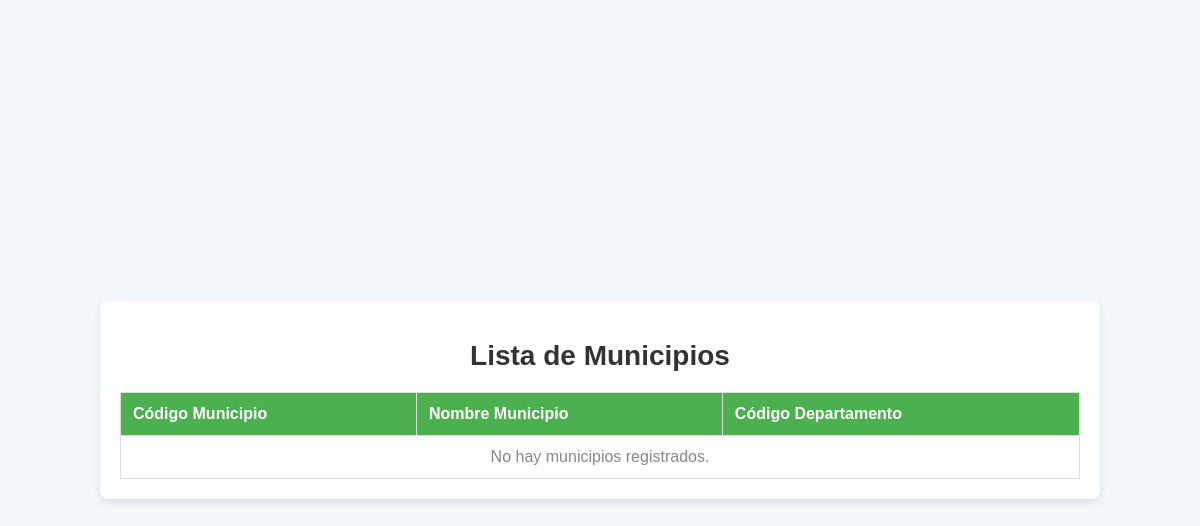
Page /municipios_list/ on the earlier database version.
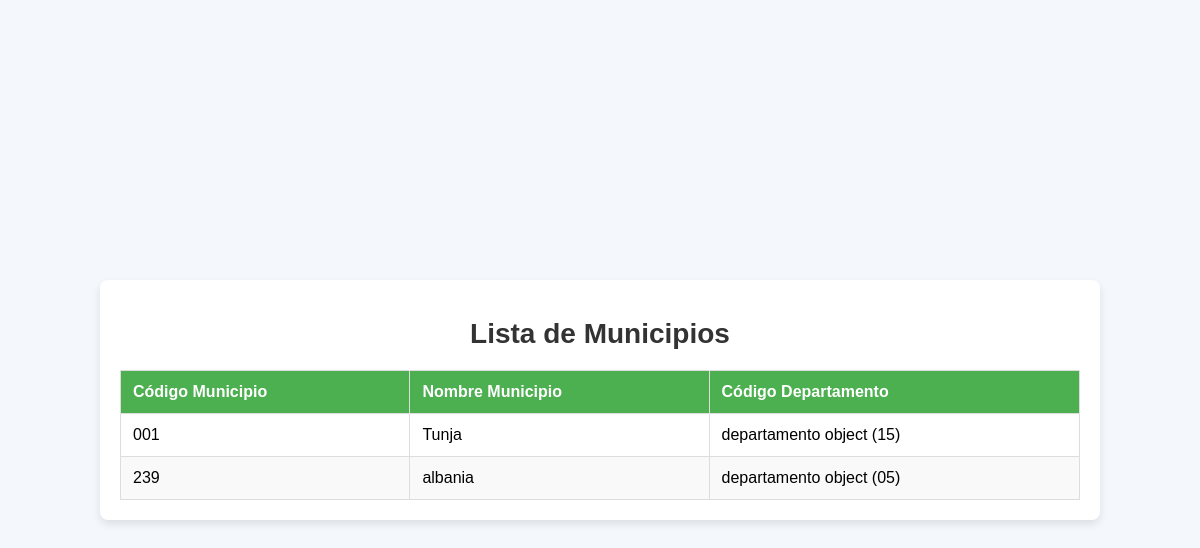
Same page on the later database version.
### aplicattion/models.py (models this page shows)
class municipio (models.Model):
        cod_mpio=models.CharField(max_length=3,primary_key=True)
        nombre_mun=models.CharField(max_length=200, null=False)
        cod_dpto=models.ForeignKey(departamento, on_delete=models.CASCADE)

class departamento (models.Model):
    cod_dpto=models.CharField(max_length=2,primary_key=True)
    nombre_dpto=models.CharField(max_length=200, null=False)

### aplicattion/views.py (the view)
# urls.py: path('municipios_list/', municipios_list),
def municipios_list(request):
    municipios = municipio.objects.all()
    return render(request, 'municipios_list.html', {'municipios': municipios})

### aplicattion/templates/municipios_list.html (shortened to what this page needs)
<!DOCTYPE html>
<html lang="es">
<head>
</head>
<body>
    <div class="table-container">
        <h1>Lista de Municipios</h1>
        <table>
            <thead>
                <tr>
                    <th>Código Municipio</th>
                    <th>Nombre Municipio</th>
                    <th>Código Departamento</th>
                </tr>
            </thead>
            <tbody>
                {% for municipio in municipios %}
                    <tr>
                        <td>{{ municipio.cod_mpio }}</td>
                        <td>{{ municipio.nombre_mun }}</td>
                        <td>{{ municipio.cod_dpto }}</td>
                    </tr>
                {% empty %}
                    <tr>
                        <td colspan="3" class="empty-message">No hay municipios registrados.</td>
                    </tr>
                {% endfor %}
            </tbody>
        </table>
    </div>
</body>
</html>

### aplicattion/templates/municipios_list.html (style rules this page uses)
body { font-family: 'Arial', sans-serif; background-color: #f4f7fc; margin: 0; padding: 0; display: flex; justify-content: center; align-items: center; min-height: 100vh; }
.table-container { background-color: white; padding: 20px; box-shadow: 0 4px 8px rgba(0, 0, 0, 0.1); border-radius: 8px; width: 80%; max-width: 1200px; }
h1 { text-align: center; color: #333; font-size: 28px; margin-bottom: 20px; }
table { width: 100%; border-collapse: collapse; margin-top: 20px; }
table th, table td { padding: 12px; text-align: left; border: 1px solid #ddd; }
table th { background-color: #4CAF50; color: white; font-weight: bold; }
table tr:nth-child(even) { background-color: #f9f9f9; }

Differences in the rows shown:
added municipio: cod_mpio "001", nombre_mun "Tunja", cod_dpto "departamento object (15)"
added municipio: cod_mpio "239", nombre_mun "albania", cod_dpto "departamento object (05)"
Other differences:
text no longer shown: "No hay municipios registrados."
